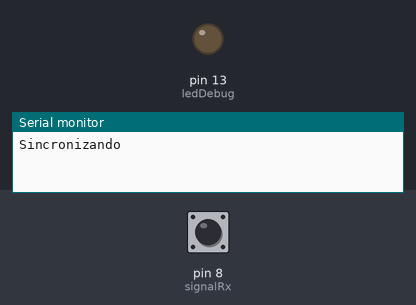
The sketch below on a simulated Arduino Uno, built with avr-gcc and run on an emulated ATmega328P. Parts: output pins drawn as LEDs (lit = HIGH), the last lines printed to the serial monitor. The test bench sets the inputs (shaded band); at power-on: pin 8 (signalRx) HIGH.

Above: at 1.2 s.
1.3 s: pin 8 (signalRx) pulsed LOW 2 times (0.12 s each, 0.3 s apart)
At 3.4 s:
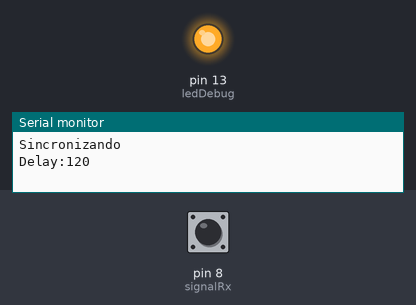
4.4 s: pin 8 (signalRx) driven LOW
At 6.1 s:
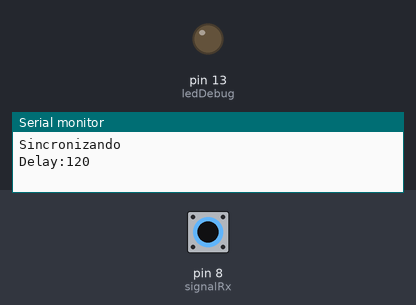
Timing chart, 0 to 7.6 s (numbered marks = the images above; inputs shaded):
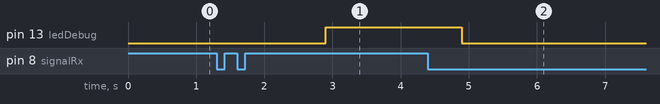

The sketch:

RX.ino
```cpp
const int signalRx = 8;
const int ledDebug = 13;

// Valor dos caracteres
char charArray[9] = {'O', 'L', 'A', 'M', 'U', 'N', 'D', '_'};

int flag1 = 0; // Valor 1
int flag2 = 0; // Valor 2
int flag3 = 0; // Valor 4

unsigned long primeiroSinal = 0;
unsigned long segundoSinal = 0;

void read3SecondDelay(int RXPort, unsigned long signalDelay);
unsigned long sync(int RXPort);

void setup() {
  Serial.begin(9600);
  pinMode(signalRx, INPUT);
  pinMode(ledDebug, OUTPUT);
}

void loop() {
//  delay(3000);

  while(!digitalRead(signalRx)) {
    Serial.println("Esperando Primeiro Sinal (RX)");
  }

  unsigned long sinalDelay = sync(signalRx);

  for(int i = 0; i < 9; i++) {
    read3SecondDelay(signalRx, sinalDelay);
    flag1 = 0;
    flag2 = 0;
    flag3 = 0;
  }

//  while(true) {
//    read3SecondDelay(signalRx, sinalDelay);
//    flag1 = 0;
//    flag2 = 0;
//    flag3 = 0;
//  }

  Serial.println("\nFinalizado Transmissão");
  while(true);
//  delay(3000);
}

unsigned long sync(int RXPort) {
  Serial.println("Sincronizando");
  while(digitalRead(RXPort));
  primeiroSinal = millis();
  while(!digitalRead(RXPort));
  segundoSinal = millis();
  Serial.print("Delay:");
  Serial.println(segundoSinal - primeiroSinal); // Depois subtrair também o 1 segundo de delay entre os HIGHs
  delay(100);
  return 1000 -(segundoSinal - primeiroSinal);
  // Delay para verificar se eu não fiz cagada
//  delay(2100);
}

void read3SecondDelay(int RXPort, unsigned long signalDelay) {
  delay(500 + signalDelay);
  // Leitura primeiro flag
  if (digitalRead(RXPort)) {
//    Serial.println("FLAG 1");  //DEBUG
    flag1 = 1;
    digitalWrite(ledDebug, HIGH);
  }
  delay(1000);
  digitalWrite(ledDebug, LOW);

  // Leitura segundo flag
  if (digitalRead(RXPort)) {
//    Serial.println("FLAG 2"); //DEBUG
    flag2 = 2;
    digitalWrite(ledDebug, HIGH);
  }
  delay(1000);
  digitalWrite(ledDebug, LOW);

  // Leitura terceiro flag
  if (digitalRead(RXPort)) {
//    Serial.println("FLAG 3"); //DEBUG
    flag3 = 4;
    digitalWrite(ledDebug, HIGH);
  }
  delay(500 - signalDelay);
  digitalWrite(ledDebug, LOW);

  Serial.print(charArray[flag1 + flag2 + flag3]);
}
```

Measured:
- after the input at 1.3 s, pin 13 (ledDebug): LOW → HIGH after 1.6 s
- after the input at 4.4 s, pin 13 (ledDebug): HIGH → LOW after 0.50 s
